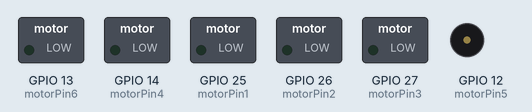
A sketch run on a simulated ESP32. On the bench: switched loads named in the sketch (green lamp = pin HIGH), buzzer (waves = sounding).

Above: at 0.16 s.
At 37.2 s:
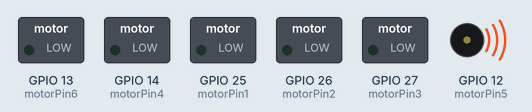
Timing chart, 0 to 40.0 s (numbered marks = the images above):
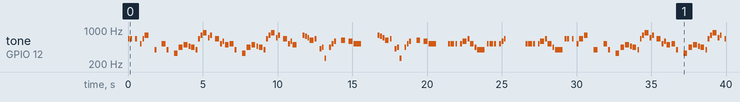

The sketch:

Vibrationthigny.ino
```cpp
const int motorPin1 = 25;
const int motorPin2 = 26;
const int motorPin3 = 27;
const int motorPin4 = 14;
const int motorPin5 = 12;
const int motorPin6 = 13;
#define NOTE_E4  330
#define NOTE_F4  349
#define NOTE_G4  392
#define NOTE_A4  440
#define NOTE_B4  494
#define NOTE_C5  523
#define NOTE_D5  587
#define NOTE_E5  659
#define NOTE_G5  784
#include "pitches.h"
/*
int melody[] = {
  NOTE_AS4, NOTE_AS4, NOTE_AS4,
  NOTE_F5, NOTE_C6,
  NOTE_AS5, NOTE_A5, NOTE_G5, NOTE_F6, NOTE_C6,
  NOTE_AS5, NOTE_A5, NOTE_G5, NOTE_F6, NOTE_C6,
  NOTE_AS5, NOTE_A5, NOTE_AS5, NOTE_G5, NOTE_C5, NOTE_C5, NOTE_C5,
  NOTE_F5, NOTE_C6,
  NOTE_AS5, NOTE_A5, NOTE_G5, NOTE_F6, NOTE_C6,

  NOTE_AS5, NOTE_A5, NOTE_G5, NOTE_F6, NOTE_C6,
  NOTE_AS5, NOTE_A5, NOTE_AS5, NOTE_G5, NOTE_C5, NOTE_C5,
  NOTE_D5, NOTE_D5, NOTE_AS5, NOTE_A5, NOTE_G5, NOTE_F5,
  NOTE_F5, NOTE_G5, NOTE_A5, NOTE_G5, NOTE_D5, NOTE_E5, NOTE_C5, NOTE_C5,
  NOTE_D5, NOTE_D5, NOTE_AS5, NOTE_A5, NOTE_G5, NOTE_F5,

  NOTE_C6, NOTE_G5, NOTE_G5, REST, NOTE_C5,
  NOTE_D5, NOTE_D5, NOTE_AS5, NOTE_A5, NOTE_G5, NOTE_F5,
  NOTE_F5, NOTE_G5, NOTE_A5, NOTE_G5, NOTE_D5, NOTE_E5, NOTE_C6, NOTE_C6,
  NOTE_F6, NOTE_DS6, NOTE_CS6, NOTE_C6, NOTE_AS5, NOTE_GS5, NOTE_G5, NOTE_F5,
  NOTE_C6
};

int durations[] = {
  8, 8, 8,
  2, 2,
  8, 8, 8, 2, 4,
  8, 8, 8, 2, 4,
  8, 8, 8, 2, 8, 8, 8,
  2, 2,
  8, 8, 8, 2, 4,

  8, 8, 8, 2, 4,
  8, 8, 8, 2, 8, 16,
  4, 8, 8, 8, 8, 8,
  8, 8, 8, 4, 8, 4, 8, 16,
  4, 8, 8, 8, 8, 8,

  8, 16, 2, 8, 8,
  4, 8, 8, 8, 8, 8,
  8, 8, 8, 4, 8, 4, 8, 16,
  4, 8, 4, 8, 4, 8, 4, 8,
  1
};

int melody[] = {
  NOTE_AS4, REST, NOTE_AS4, REST, NOTE_AS4, REST, NOTE_AS4, REST,
  NOTE_AS4, NOTE_B4, NOTE_DS5,
  NOTE_AS4, REST, NOTE_AS4, REST,
  NOTE_AS4, NOTE_B4, NOTE_DS5,
  NOTE_AS4, REST, NOTE_AS4, REST,
  NOTE_AS4, NOTE_B4, NOTE_DS5,
  NOTE_AS4, REST, NOTE_AS4, REST,
  NOTE_AS4, NOTE_B4, NOTE_DS5,
  NOTE_F5, REST, NOTE_F5, REST,
  NOTE_GS5, NOTE_FS5, NOTE_F5,
  NOTE_AS4, REST, NOTE_AS4, REST,
  NOTE_GS5, NOTE_FS5, NOTE_F5,
  NOTE_AS4, REST, NOTE_AS4, REST,
  NOTE_AS4, NOTE_B4, NOTE_DS5,
  NOTE_AS4, REST, NOTE_AS4, REST,
  NOTE_AS4, NOTE_B4, NOTE_DS5,
  NOTE_AS4, REST, NOTE_AS4, REST,
  REST
};

int durations[] = {
  4, 4, 4, 4, 4, 4, 4, 4,
  3, 3, 4,
  4, 4, 4, 4,
  3, 3, 4,
  4, 4, 4, 4,
  3, 3, 4,
  4, 4, 4, 4,
  3, 3, 4,
  4, 4, 4, 4,
  3, 3, 4,
  4, 4, 4, 4,
  3, 3, 4,
  4, 4, 4, 4,
  3, 3, 4,
  4, 4, 4, 4,
  3, 3, 4,
  4, 4, 4, 4,
  1
};

int melody[] = {
  NOTE_A4, REST, NOTE_B4, REST, NOTE_C5, REST, NOTE_A4, REST,
  NOTE_D5, REST, NOTE_E5, REST, NOTE_D5, REST,

  NOTE_G4, NOTE_A4, NOTE_C5, NOTE_A4, NOTE_E5, NOTE_E5, REST,
  NOTE_D5, REST,

  NOTE_G4, NOTE_A4, NOTE_C5, NOTE_A4, NOTE_D5, NOTE_D5, REST,
  NOTE_C5, REST, NOTE_B4, NOTE_A4, REST,

  NOTE_G4, NOTE_A4, NOTE_C5, NOTE_A4, NOTE_C5, NOTE_D5, REST,
  NOTE_B4, NOTE_A4, NOTE_G4, REST, NOTE_G4, REST, NOTE_D5, REST, NOTE_C5, REST,

  NOTE_G4, NOTE_A4, NOTE_C5, NOTE_A4, NOTE_E5, NOTE_E5, REST,
  NOTE_D5, REST,

  NOTE_G4, NOTE_A4, NOTE_C5, NOTE_A4, NOTE_G5, NOTE_B4, REST,
  NOTE_C5, REST, NOTE_B4, NOTE_A4, REST,

  NOTE_G4, NOTE_A4, NOTE_C5, NOTE_A4, NOTE_C5, NOTE_D5, REST,
  NOTE_B4, NOTE_A4, NOTE_G4, REST, NOTE_G4, REST, NOTE_D5, REST, NOTE_C5, REST,

  NOTE_C5, REST, NOTE_D5, REST, NOTE_G4, REST, NOTE_D5, REST, NOTE_E5, REST,
  NOTE_G5, NOTE_F5, NOTE_E5, REST,

  NOTE_C5, REST, NOTE_D5, REST, NOTE_G4, REST
};

int durations[] = {
  8, 8, 8, 8, 8, 8, 8, 4,
  8, 8, 8, 8, 2, 2,

  8, 8, 8, 8, 2, 8, 8,
  2, 8,

  8, 8, 8, 8, 2, 8, 8,
  4, 8, 8, 8, 8,

  8, 8, 8, 8, 2, 8, 8,
  2, 8, 4, 8, 8, 8, 8, 8, 1, 4,

  8, 8, 8, 8, 2, 8, 8,
  2, 8,

  8, 8, 8, 8, 2, 8, 8,
  2, 8, 8, 8, 8,

  8, 8, 8, 8, 2, 8, 8,
  4, 8, 3, 8, 8, 8, 8, 8, 1, 4,

  2, 6, 2, 6, 4, 4, 2, 6, 2, 3,
  8, 8, 8, 8,

  2, 6, 2, 6, 2, 1
};
*/
int melody1[] = {
  NOTE_E4, NOTE_G4, NOTE_A4, NOTE_A4, REST,
  NOTE_A4, NOTE_B4, NOTE_C5, NOTE_C5, REST,
  NOTE_C5, NOTE_D5, NOTE_B4, NOTE_B4, REST,
  NOTE_A4, NOTE_G4, NOTE_A4, REST,

  NOTE_E4, NOTE_G4, NOTE_A4, NOTE_A4, REST,
  NOTE_A4, NOTE_B4, NOTE_C5, NOTE_C5, REST,
  NOTE_C5, NOTE_D5, NOTE_B4, NOTE_B4, REST,
  NOTE_A4, NOTE_G4, NOTE_A4, REST,

  NOTE_E4, NOTE_G4, NOTE_A4, NOTE_A4, REST,
  NOTE_A4, NOTE_C5, NOTE_D5, NOTE_D5, REST,
  NOTE_D5, NOTE_E5, NOTE_F5, NOTE_F5, REST,
  NOTE_E5, NOTE_D5, NOTE_E5, NOTE_A4, REST,

  NOTE_A4, NOTE_B4, NOTE_C5, NOTE_C5, REST,
  NOTE_D5, NOTE_E5, NOTE_A4, REST,
  NOTE_A4, NOTE_C5, NOTE_B4, NOTE_B4, REST,
  NOTE_C5, NOTE_A4, NOTE_B4, REST,

  NOTE_A4, NOTE_A4,
  //Repeat of first part
  NOTE_A4, NOTE_B4, NOTE_C5, NOTE_C5, REST,
  NOTE_C5, NOTE_D5, NOTE_B4, NOTE_B4, REST,
  NOTE_A4, NOTE_G4, NOTE_A4, REST,

  NOTE_E4, NOTE_G4, NOTE_A4, NOTE_A4, REST,
  NOTE_A4, NOTE_B4, NOTE_C5, NOTE_C5, REST,
  NOTE_C5, NOTE_D5, NOTE_B4, NOTE_B4, REST,
  NOTE_A4, NOTE_G4, NOTE_A4, REST,

  NOTE_E4, NOTE_G4, NOTE_A4, NOTE_A4, REST,
  NOTE_A4, NOTE_C5, NOTE_D5, NOTE_D5, REST,
  NOTE_D5, NOTE_E5, NOTE_F5, NOTE_F5, REST,
  NOTE_E5, NOTE_D5, NOTE_E5, NOTE_A4, REST,

  NOTE_A4, NOTE_B4, NOTE_C5, NOTE_C5, REST,
  NOTE_D5, NOTE_E5, NOTE_A4, REST,
  NOTE_A4, NOTE_C5, NOTE_B4, NOTE_B4, REST,
  NOTE_C5, NOTE_A4, NOTE_B4, REST,
  //End of Repeat

  NOTE_E5, REST, REST, NOTE_F5, REST, REST,
  NOTE_E5, NOTE_E5, REST, NOTE_G5, REST, NOTE_E5, NOTE_D5, REST, REST,
  NOTE_D5, REST, REST, NOTE_C5, REST, REST,
  NOTE_B4, NOTE_C5, REST, NOTE_B4, REST, NOTE_A4,

  NOTE_E5, REST, REST, NOTE_F5, REST, REST,
  NOTE_E5, NOTE_E5, REST, NOTE_G5, REST, NOTE_E5, NOTE_D5, REST, REST,
  NOTE_D5, REST, REST, NOTE_C5, REST, REST,
  NOTE_B4, NOTE_C5, REST, NOTE_B4, REST, NOTE_A4
};

int durations1[] = {
  8, 8, 4, 8, 8,
  8, 8, 4, 8, 8,
  8, 8, 4, 8, 8,
  8, 8, 4, 8,

  8, 8, 4, 8, 8,
  8, 8, 4, 8, 8,
  8, 8, 4, 8, 8,
  8, 8, 4, 8,

  8, 8, 4, 8, 8,
  8, 8, 4, 8, 8,
  8, 8, 4, 8, 8,
  8, 8, 8, 4, 8,

  8, 8, 4, 8, 8,
  4, 8, 4, 8,
  8, 8, 4, 8, 8,
  8, 8, 4, 4,

  4, 8,
  //Repeat of First Part
  8, 8, 4, 8, 8,
  8, 8, 4, 8, 8,
  8, 8, 4, 8,

  8, 8, 4, 8, 8,
  8, 8, 4, 8, 8,
  8, 8, 4, 8, 8,
  8, 8, 4, 8,

  8, 8, 4, 8, 8,
  8, 8, 4, 8, 8,
  8, 8, 4, 8, 8,
  8, 8, 8, 4, 8,

  8, 8, 4, 8, 8,
  4, 8, 4, 8,
  8, 8, 4, 8, 8,
  8, 8, 4, 4,
  //End of Repeat

  4, 8, 4, 4, 8, 4,
  8, 8, 8, 8, 8, 8, 8, 8, 4,
  4, 8, 4, 4, 8, 4,
  8, 8, 8, 8, 8, 2,

  4, 8, 4, 4, 8, 4,
  8, 8, 8, 8, 8, 8, 8, 8, 4,
  4, 8, 4, 4, 8, 4,
  8, 8, 8, 8, 8, 2
};
int melody[] = {
  NOTE_E5, NOTE_E5, REST, NOTE_E5, REST, NOTE_C5, NOTE_E5,
  NOTE_G5, REST, NOTE_G4, REST,
  NOTE_C5, NOTE_G4, REST, NOTE_E4,
  NOTE_A4, NOTE_B4, NOTE_AS4, NOTE_A4,
  NOTE_G4, NOTE_E5, NOTE_G5, NOTE_A5, NOTE_F5, NOTE_G5,
  REST, NOTE_E5,NOTE_C5, NOTE_D5, NOTE_B4,
  NOTE_C5, NOTE_G4, REST, NOTE_E4,
  NOTE_A4, NOTE_B4, NOTE_AS4, NOTE_A4,
  NOTE_G4, NOTE_E5, NOTE_G5, NOTE_A5, NOTE_F5, NOTE_G5,
  REST, NOTE_E5,NOTE_C5, NOTE_D5, NOTE_B4,

  REST, NOTE_G5, NOTE_FS5, NOTE_F5, NOTE_DS5, NOTE_E5,
  REST, NOTE_GS4, NOTE_A4, NOTE_C4, REST, NOTE_A4, NOTE_C5, NOTE_D5,
  REST, NOTE_DS5, REST, NOTE_D5,
  NOTE_C5, REST,

  REST, NOTE_G5, NOTE_FS5, NOTE_F5, NOTE_DS5, NOTE_E5,
  REST, NOTE_GS4, NOTE_A4, NOTE_C4, REST, NOTE_A4, NOTE_C5, NOTE_D5,
  REST, NOTE_DS5, REST, NOTE_D5,
  NOTE_C5, REST,

  NOTE_C5, NOTE_C5, NOTE_C5, REST, NOTE_C5, NOTE_D5,
  NOTE_E5, NOTE_C5, NOTE_A4, NOTE_G4,

  NOTE_C5, NOTE_C5, NOTE_C5, REST, NOTE_C5, NOTE_D5, NOTE_E5,
  REST,
  NOTE_C5, NOTE_C5, NOTE_C5, REST, NOTE_C5, NOTE_D5,
  NOTE_E5, NOTE_C5, NOTE_A4, NOTE_G4,
  NOTE_E5, NOTE_E5, REST, NOTE_E5, REST, NOTE_C5, NOTE_E5,
  NOTE_G5, REST, NOTE_G4, REST,
  NOTE_C5, NOTE_G4, REST, NOTE_E4,

  NOTE_A4, NOTE_B4, NOTE_AS4, NOTE_A4,
  NOTE_G4, NOTE_E5, NOTE_G5, NOTE_A5, NOTE_F5, NOTE_G5,
  REST, NOTE_E5, NOTE_C5, NOTE_D5, NOTE_B4,

  NOTE_C5, NOTE_G4, REST, NOTE_E4,
  NOTE_A4, NOTE_B4, NOTE_AS4, NOTE_A4,
  NOTE_G4, NOTE_E5, NOTE_G5, NOTE_A5, NOTE_F5, NOTE_G5,
  REST, NOTE_E5, NOTE_C5, NOTE_D5, NOTE_B4,

  NOTE_E5, NOTE_C5, NOTE_G4, REST, NOTE_GS4,
  NOTE_A4, NOTE_F5, NOTE_F5, NOTE_A4,
  NOTE_D5, NOTE_A5, NOTE_A5, NOTE_A5, NOTE_G5, NOTE_F5,

  NOTE_E5, NOTE_C5, NOTE_A4, NOTE_G4,
  NOTE_E5, NOTE_C5, NOTE_G4, REST, NOTE_GS4,
  NOTE_A4, NOTE_F5, NOTE_F5, NOTE_A4,
  NOTE_B4, NOTE_F5, NOTE_F5, NOTE_F5, NOTE_E5, NOTE_D5,
  NOTE_C5, NOTE_E4, NOTE_E4, NOTE_C4,

  NOTE_E5, NOTE_C5, NOTE_G4, REST, NOTE_GS4,
  NOTE_A4, NOTE_F5, NOTE_F5, NOTE_A4,
  NOTE_D5, NOTE_A5, NOTE_A5, NOTE_A5, NOTE_G5, NOTE_F5,

  NOTE_E5, NOTE_C5, NOTE_A4, NOTE_G4,
  NOTE_E5, NOTE_C5, NOTE_G4, REST, NOTE_GS4,
  NOTE_A4, NOTE_F5, NOTE_F5, NOTE_A4,
  NOTE_B4, NOTE_F5, NOTE_F5, NOTE_F5, NOTE_E5, NOTE_D5,
  NOTE_C5, NOTE_E4, NOTE_E4, NOTE_C4,
  NOTE_C5, NOTE_C5, NOTE_C5, REST, NOTE_C5, NOTE_D5, NOTE_E5,
  REST,

  NOTE_C5, NOTE_C5, NOTE_C5, REST, NOTE_C5, NOTE_D5,
  NOTE_E5, NOTE_C5, NOTE_A4, NOTE_G4,
  NOTE_E5, NOTE_E5, REST, NOTE_E5, REST, NOTE_C5, NOTE_E5,
  NOTE_G5, REST, NOTE_G4, REST,
  NOTE_E5, NOTE_C5, NOTE_G4, REST, NOTE_GS4,
  NOTE_A4, NOTE_F5, NOTE_F5, NOTE_A4,
  NOTE_D5, NOTE_A5, NOTE_A5, NOTE_A5, NOTE_G5, NOTE_F5,

  NOTE_E5, NOTE_C5, NOTE_A4, NOTE_G4,
  NOTE_E5, NOTE_C5, NOTE_G4, REST, NOTE_GS4,
  NOTE_A4, NOTE_F5, NOTE_F5, NOTE_A4,
  NOTE_B4, NOTE_F5, NOTE_F5, NOTE_F5, NOTE_E5, NOTE_D5,
  NOTE_C5, NOTE_E4, NOTE_E4, NOTE_C4,

  // Game over sound
  NOTE_C5, NOTE_G4, NOTE_E4,
  NOTE_A4, NOTE_B4, NOTE_A4, NOTE_GS4, NOTE_AS4, NOTE_GS4,
  NOTE_G4, NOTE_D4, NOTE_E4
};

int durations[] = {
  8, 8, 8, 8, 8, 8, 8,
  4, 4, 8, 4,
  4, 8, 4, 4,
  4, 4, 8, 4,
  8, 8, 8, 4, 8, 8,
  8, 4,8, 8, 4,
  4, 8, 4, 4,
  4, 4, 8, 4,
  8, 8, 8, 4, 8, 8,
  8, 4,8, 8, 4,


  4, 8, 8, 8, 4, 8,
  8, 8, 8, 8, 8, 8, 8, 8,
  4, 4, 8, 4,
  2, 2,

  4, 8, 8, 8, 4, 8,
  8, 8, 8, 8, 8, 8, 8, 8,
  4, 4, 8, 4,
  2, 2,

  8, 4, 8, 8, 8, 4,
  8, 4, 8, 2,

  8, 4, 8, 8, 8, 8, 8,
  1,
  8, 4, 8, 8, 8, 4,
  8, 4, 8, 2,
  8, 8, 8, 8, 8, 8, 4,
  4, 4, 4, 4,
  4, 8, 4, 4,

  4, 4, 8, 4,
  8, 8, 8, 4, 8, 8,
  8, 4, 8, 8, 4,

  4, 8, 4, 4,
  4, 4, 8, 4,
  8, 8, 8, 4, 8, 8,
  8, 4, 8, 8, 4,

  8, 4, 8, 4, 4,
  8, 4, 8, 2,
  8, 8, 8, 8, 8, 8,

  8, 4, 8, 2,
  8, 4, 8, 4, 4,
  8, 4, 8, 2,
  8, 4, 8, 8, 8, 8,
  8, 4, 8, 2,

  8, 4, 8, 4, 4,
  8, 4, 8, 2,
  8, 8, 8, 8, 8, 8,

  8, 4, 8, 2,
  8, 4, 8, 4, 4,
  8, 4, 8, 2,
  8, 4, 8, 8, 8, 8,
  8, 4, 8, 2,
  8, 4, 8, 8, 8, 8, 8,
  1,

  8, 4, 8, 8, 8, 4,
  8, 4, 8, 2,
  8, 8, 8, 8, 8, 8, 4,
  4, 4, 4, 4,
  8, 4, 8, 4, 4,
  8, 4, 8, 2,
  8, 8, 8, 8, 8, 8,

  8, 4, 8, 2,
  8, 4, 8, 4, 4,
  8, 4, 8, 2,
  8, 4, 8, 8, 8, 8,
  8, 4, 8, 2,

  //game over sound
  4, 4, 4,
  8, 8, 8, 8, 8, 8,
  8, 8, 2
};
void setup()
{
  Serial.begin(115200);
  pinMode(motorPin1, OUTPUT);
  pinMode(motorPin2, OUTPUT);
  pinMode(motorPin3, OUTPUT);
  pinMode(motorPin4, OUTPUT);
  pinMode(motorPin5, OUTPUT);
  pinMode(motorPin6, OUTPUT);
}

void loop()
{
  /*
  int size = sizeof(durations) / sizeof(int);

  for (int note = 0; note < size; note++) {
    //to calculate the note duration, take one second divided by the note type.
    //e.g. quarter note = 1000 / 4, eighth note = 1000/8, etc.
    int duration = 1000 / durations[note];
    tone(motorPin5, melody[note], duration);

    //to distinguish the notes, set a minimum time between them.
    //the note's duration + 30% seems to work well:
    int pauseBetweenNotes = duration * 1.30;
    delay(pauseBetweenNotes);

    //stop the tone playing:
    noTone(motorPin5);
  }
  int size = sizeof(durations) / sizeof(int);

  for (int note = 0; note < size; note++) {
    //to calculate the note duration, take one second divided by the note type.
    //e.g. quarter note = 1000 / 4, eighth note = 1000/8, etc.
    int duration = 1000 / durations[note];
    tone(motorPin5, melody[note], duration);

    //to distinguish the notes, set a minimum time between them.
    //the note's duration + 30% seems to work well:
    int pauseBetweenNotes = duration * 1.30;
    delay(pauseBetweenNotes);

    //stop the tone playing:
    noTone(motorPin5);
  }

  int size = sizeof(durations) / sizeof(int);

  for (int note = 0; note < size; note++) {
    //to calculate the note duration, take one second divided by the note type.
    //e.g. quarter note = 1000 / 4, eighth note = 1000/8, etc.
    int duration = 1000 / durations[note];
    tone(motorPin5, melody[note], duration);

    //to distinguish the notes, set a minimum time between them.
    //the note's duration + 30% seems to work well:
    int pauseBetweenNotes = duration * 1.30;
    delay(pauseBetweenNotes);

    //stop the tone playing:
    noTone(motorPin5);
  }
  */
  /*
  int size = sizeof(durations) / sizeof(int);

  for (int note = 0; note < size; note++) {
    //to calculate the note duration, take one second divided by the note type.
    //e.g. quarter note = 1000 / 4, eighth note = 1000/8, etc.
    int duration = 1000 / durations[note];
    tone(BUZZER_PIN, melody[note], duration);

    //to distinguish the notes, set a minimum time between them.
    //the note's duration + 30% seems to work well:
    int pauseBetweenNotes = duration * 1.30;
    delay(pauseBetweenNotes);

    //stop the tone playing:
    noTone(BUZZER_PIN);
  }
  */
  int size = sizeof(durations) / sizeof(int);

  for (int note = 0; note < size; note++) {
    //to calculate the note duration, take one second divided by the note type.
    //e.g. quarter note = 1000 / 4, eighth note = 1000/8, etc.
    int duration = 1000 / durations[note];
    tone(motorPin5, melody[note], duration);

    //to distinguish the notes, set a minimum time between them.
    //the note's duration + 30% seems to work well:
    int pauseBetweenNotes = duration * 1.30;
    delay(pauseBetweenNotes);

    //stop the tone playing:
    noTone(motorPin5);
  }
  delay(200000);
}
```

Measured:
- by itself, tone on GPIO 12 (motorPin5): plays 659 Hz for 0.12 s, 659 Hz for 0.12 s, 659 Hz for 0.12 s, 523 Hz for 0.12 s, 659 Hz for 0.12 s, 784 Hz for 0.25 s … (131 notes in this stretch)
